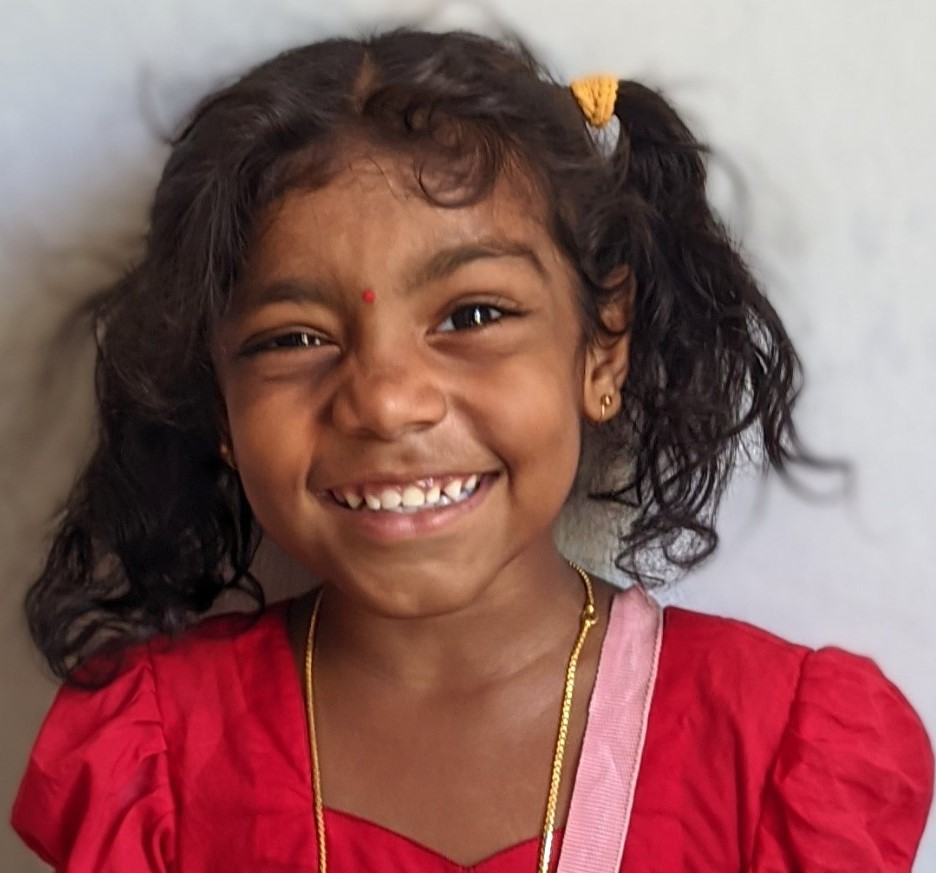
#> input picture PycharmProjects/opencv/resources/ny_image.jpg, 936 x 873 px
$ python chapter2_basic_functions.py
#> lines starting #> are read from the running program, lines starting #| are printed output that depends on the picture; after the words box and inside, x2 and y2 are one past the last pixel; in counts of white or black regions, pixels touching at a corner belong together
# Basic_functions

import cv2
import numpy as np

# Original image
img = cv2.imread("resources/ny_image.jpg")
#> img is the input picture: shape (873, 936, 3); mean B, G, R 92.6, 94.2, 139.8


# Gray Image
imgGray = cv2.cvtColor(img,cv2.COLOR_BGR2GRAY)  # In Open CV RGB is called as BGR
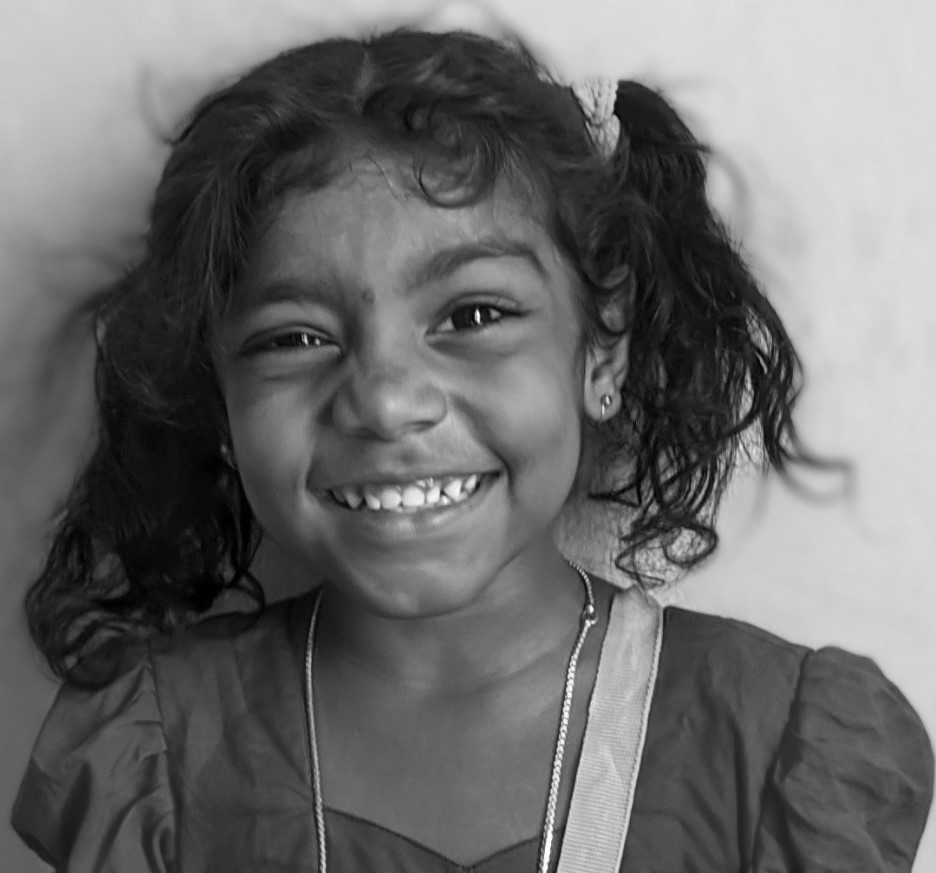
#> imgGray: shape (873, 936); min 0, max 255, mean 107.7

# Blur Image
imgBlur = cv2.GaussianBlur (imgGray,(7,7), 0)  # ksize should be odd number example(7,7) or (3,3)

# Canny Image Finding edges
imgCanny = cv2.Canny(imgGray,100,100)   # we call it as canny edge detector
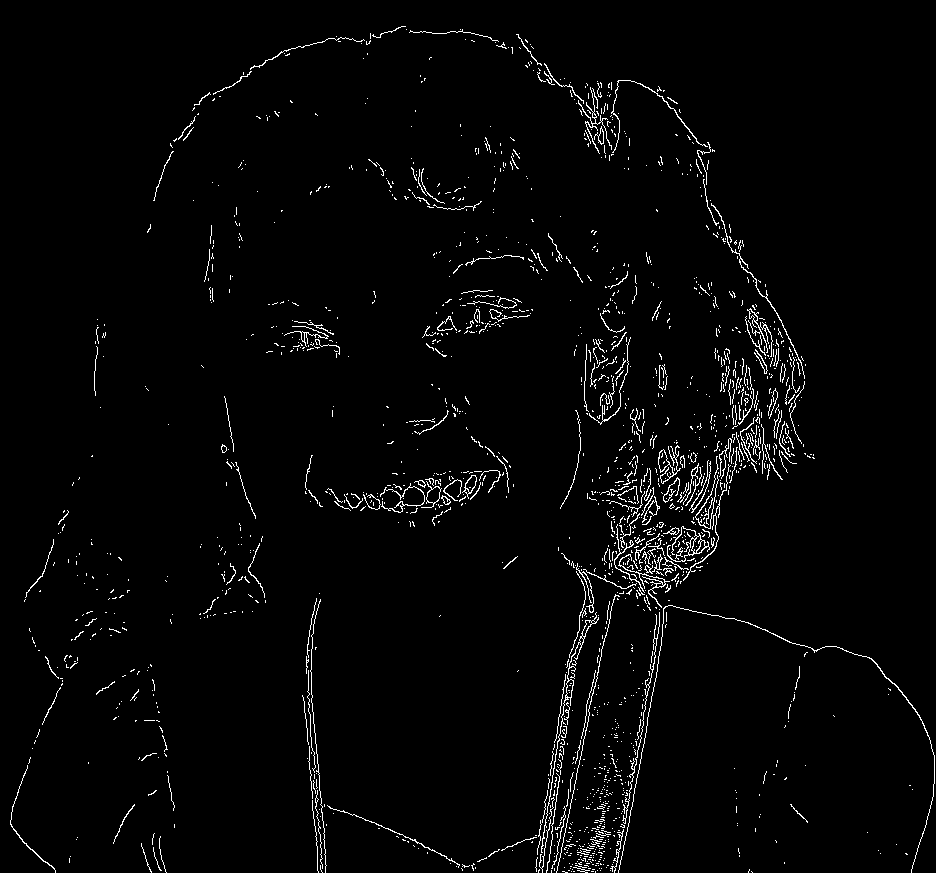
#> imgCanny: shape (873, 936); 2.4% white in thin lines or dots

# Dilation
"""
Sometimes we are detecting an edge but because there is a gap or because its not joined it does not detect it as a proper line.
So we can increase the thickness of our edge.
We need to difine matrix for dilate so we are using Numpy to deal with matrix
"""
# kernel is a matrix we have define the size of and the value of which have all one values
# uint8 means unsigned int 8 means the valuesfrom 0 to 255
kernel = np.ones((5,5),np.uint8)
imgDilation = cv2.dilate(imgCanny,kernel,iterations=1) # iterations means how mach thick
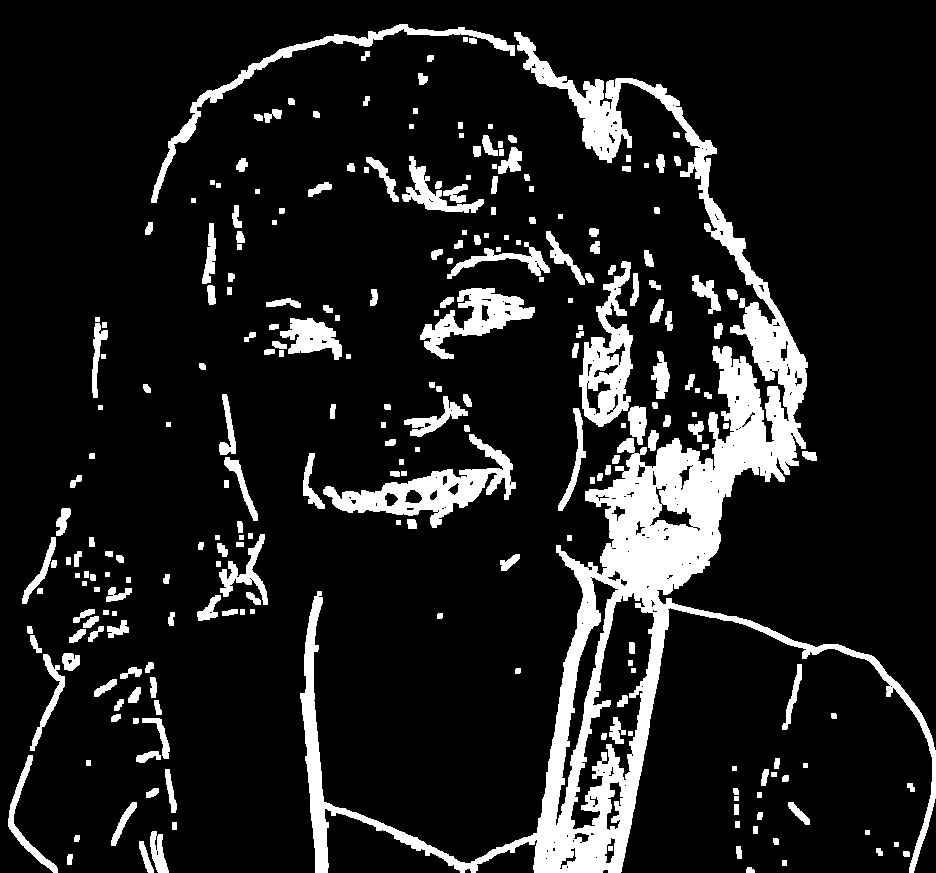
#> imgDilation: shape (873, 936); 12.5% white; 254 white regions, largest, box (x1, y1, x2, y2) and area: (300, 32, 936, 873) 56721, (323, 434, 516, 528) 5180, (579, 261, 633, 427) 4140


# Erode -> opposite to dilation (thinning the line)
imgEroded = cv2.erode(imgDilation,kernel,iterations=1)
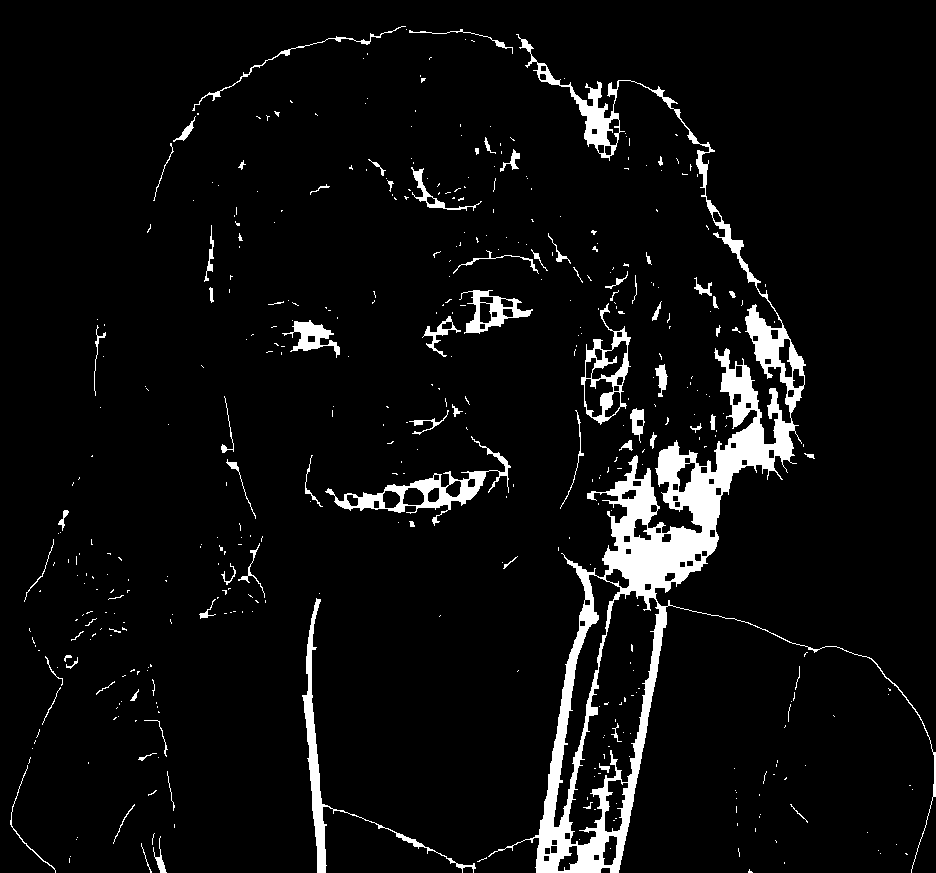
#> imgEroded: shape (873, 936); 5.7% white; 445 white regions (366 under 20 px), largest, box (x1, y1, x2, y2) and area: (488, 34, 936, 873) 30394, (325, 436, 511, 526) 2553, (302, 598, 476, 873) 2527


cv2.imshow("Original Image",img)
cv2.imshow("Gray Image",imgGray)
cv2.imshow("Blur Image",imgBlur)
cv2.imshow("Canny Image",imgCanny)
cv2.imshow("dilation Image",imgDilation)
cv2.imshow("Eroded Image",imgEroded)
cv2.waitKey(0)

$ run again, with PycharmProjects/opencv/resources/car.jpg copied over PycharmProjects/opencv/resources/ny_image.jpg
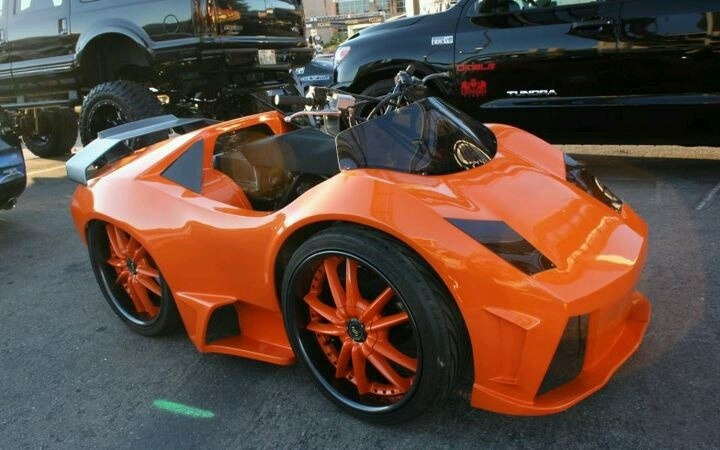
#> input picture PycharmProjects/opencv/resources/car.jpg, 720 x 450 px
#> img is the input picture: shape (450, 720, 3); mean B, G, R 61.7, 73.3, 95.3
#> `imgCanny = cv2.Canny(imgGray,100,100)`:
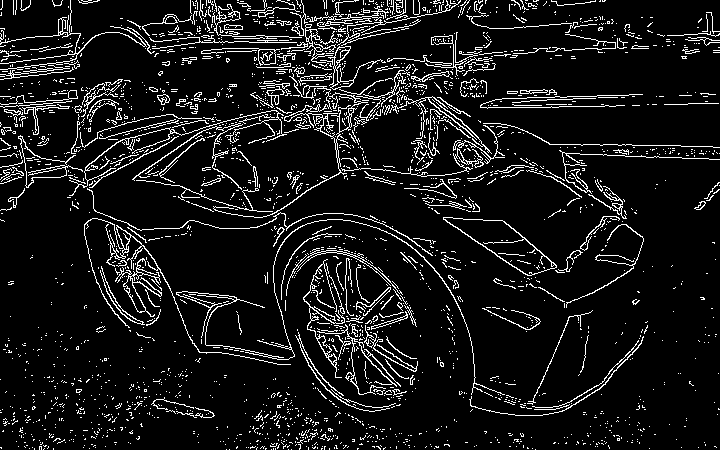
#> imgCanny: shape (450, 720); 9.1% white in thin lines or dots
#> imgDilation: shape (450, 720); 43.2% white; 199 white regions (1 under 20 px), largest, box (x1, y1, x2, y2) and area: (0, 0, 720, 450) 115815, (95, 366, 217, 425) 2790, (478, 87, 645, 111) 2474
#> `imgEroded = cv2.erode(imgDilation,kernel,iterations=1)`:
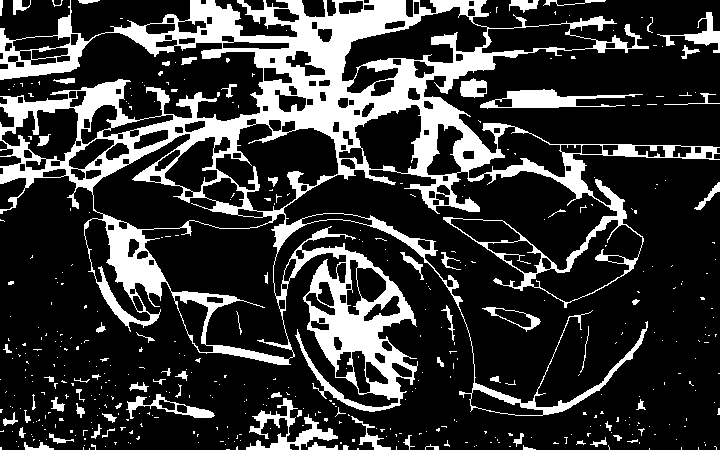
#> imgEroded: shape (450, 720); 21.5% white; 444 white regions (371 under 20 px), largest, box (x1, y1, x2, y2) and area: (0, 0, 720, 416) 59601, (480, 89, 643, 109) 1408, (246, 398, 338, 450) 1384
